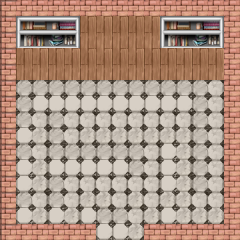

The image is a tile-based game level rendered from a .tmx file. Its description and complete source (layers, tilesets, objects, tile grids) follow:
An orthogonal 15x15 tile map with 16x16 px tiles, 1 tile layer (Tile Layer 1), 1 hidden layer not drawn.

<map version="1.10" tiledversion="1.10.2" orientation="orthogonal" renderorder="right-down" width="15" height="15" tilewidth="16" tileheight="16" infinite="0" nextlayerid="3" nextobjectid="1">
 <tileset firstgid="1" source="Modern_Int_A2.tsx" />
 <layer id="1" name="Tile Layer 1" width="15" height="15">
  <data encoding="csv">
401,403,403,403,403,403,403,403,403,403,403,403,403,403,403,
401,661,662,663,664,9,10,9,9,10,661,662,663,664,403,
401,693,694,695,696,41,42,41,41,42,693,694,695,696,403,
401,9,10,9,10,9,10,9,10,9,9,10,9,10,403,
401,41,42,41,42,41,42,41,42,41,41,42,41,42,403,
401,205,205,205,205,205,205,205,205,205,205,205,205,206,403,
401,205,237,237,237,237,237,237,237,237,237,237,205,206,403,
401,205,206,205,206,206,206,206,206,206,206,206,205,206,403,
401,237,238,205,206,238,238,238,238,238,238,238,205,206,403,
401,205,206,205,205,205,205,205,205,206,237,238,205,206,403,
401,237,238,237,237,237,237,237,205,206,237,238,205,206,403,
401,237,238,205,206,206,206,206,206,206,237,238,205,206,403,
401,205,206,205,206,238,238,206,238,206,238,238,206,206,403,
401,237,238,237,238,237,205,205,206,238,237,238,238,238,403,
401,403,403,403,403,403,237,237,238,403,403,403,403,403,403
</data>
 </layer>
 <layer id="2" name="collision" width="15" height="15" visible="0">
  <data encoding="csv">
5,5,5,5,5,5,5,5,5,5,5,5,5,5,5,
5,5,5,5,5,0,0,0,0,0,5,5,5,5,5,
5,5,5,5,5,0,0,0,0,0,5,5,5,5,5,
5,0,0,0,0,0,0,0,0,0,0,0,0,0,5,
5,0,0,0,0,0,0,0,0,0,0,0,0,0,5,
5,0,0,0,0,0,0,0,0,0,0,0,0,0,5,
5,0,0,0,0,0,0,0,0,0,0,0,0,0,5,
5,0,0,0,0,0,0,0,0,0,0,0,0,0,5,
5,0,0,0,0,0,0,0,0,0,0,0,0,0,5,
5,0,0,0,0,0,0,0,0,0,0,0,0,0,5,
5,0,0,0,0,0,0,0,0,0,0,0,0,0,5,
5,0,0,0,0,0,0,0,0,0,0,0,0,0,5,
5,0,0,0,0,0,0,0,0,0,0,0,0,0,5,
5,0,0,0,0,0,0,0,0,0,0,0,0,0,5,
5,5,5,5,5,5,0,0,0,5,5,5,5,5,5
</data>
 </layer>
</map>
